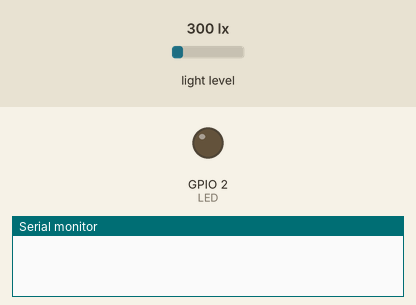
A sketch run on a simulated ESP8266 (NodeMCU). Parts: output pins drawn as LEDs (lit = HIGH), the last lines printed to the serial monitor. Inputs (shaded band) come from the test bench; at power-on: light level 300 lx. WiFi joins after 1.5 s; servers stay silent unless stated; random numbers use the default seed unless the sketch sets one; no MQTT or app messages arrive unless stated.

Above: at 0.0 s.
At 2.6 s:
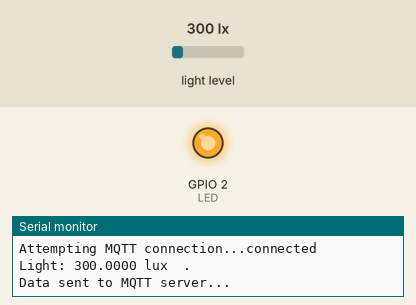
Timing chart, 0 to 4.1 s (numbered marks = the images above):
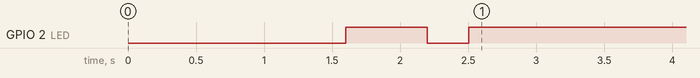

The sketch:

esp8266-tsl2561-wifimanager-mqtt.ino
```cpp
#include <ESP8266WiFi.h> // To connect to WiFi
#include <Wire.h>  // Only needed for Arduino 1.6.5 and earlier
#include <Adafruit_TSL2561_U.h> // TSL2561 sensor library
#include <PubSubClient.h>
#include <WiFiManager.h>
#include <Ticker.h>
Ticker ticker;

#ifndef LED_BUILTIN
#define LED_BUILTIN 13 // ESP32 DOES NOT DEFINE LED_BUILTIN
#endif

// For LED ticker
int LED = LED_BUILTIN;

// Initialise the TSL2561 sensor
Adafruit_TSL2561_Unified tsl = Adafruit_TSL2561_Unified(TSL2561_ADDR_FLOAT, 12345);

void tick()
{
  //toggle state
  digitalWrite(LED, !digitalRead(LED));     // set pin to the opposite state
}

//gets called when WiFiManager enters configuration mode
void configModeCallback (WiFiManager *myWiFiManager) {
  Serial.println("Entered config mode");
  Serial.println(WiFi.softAPIP());
  Serial.println(myWiFiManager->getConfigPortalSSID());
  ticker.attach(0.2, tick);
}

// Static IP address
IPAddress ip(192, 168, 1, 48); // Uses commas, not points!
IPAddress gateway(192, 168, 1, 254);
IPAddress subnet(255, 255, 255, 0);
IPAddress primary_dns(192, 168, 1, 254);

// MQTT credentials
const char* mqtt_server = "192.168.1.24"; // Okay to use points now...
const char* channel = "sensors";
const char* level = "upstairs";
const char* room = "dev";
WiFiClient espClient;
PubSubClient client(espClient);

// Configure the TSL2651 sensor
void configureSensor(void)
{
  /* You can also manually set the gain or enable auto-gain support */
  // tsl.setGain(TSL2561_GAIN_1X);      /* No gain ... use in bright light to avoid sensor saturation */
  // tsl.setGain(TSL2561_GAIN_16X);     /* 16x gain ... use in low light to boost sensitivity */
  tsl.enableAutoRange(true);            /* Auto-gain ... switches automatically between 1x and 16x */

  /* Changing the integration time gives you better sensor resolution (402ms = 16-bit data) */
  //tsl.setIntegrationTime(TSL2561_INTEGRATIONTIME_13MS);      /* fast but low resolution */
  //tsl.setIntegrationTime(TSL2561_INTEGRATIONTIME_101MS);  /* medium resolution and speed   */
  tsl.setIntegrationTime(TSL2561_INTEGRATIONTIME_402MS);  /* 16-bit data but slowest conversions */

  /* Update these values depending on what you've set above! */
  Serial.println("------------------------------------");
  Serial.print  ("Gain:         "); Serial.println("Auto");
  Serial.print  ("Timing:       "); Serial.println("402 ms");
  Serial.println("------------------------------------");
}

void setup() {
  WiFi.mode(WIFI_STA);
  delay(1000);
  Serial.begin(115200);
  pinMode(LED, OUTPUT); // Set LED pin as output
  ticker.attach(0.6, tick);
  //WiFiManager
  WiFiManager wm;
  // Set static IP address
  wm.setSTAStaticIPConfig(IPAddress(ip), IPAddress(gateway), IPAddress(subnet), IPAddress(primary_dns));
  //set callback that gets called when connecting to previous WiFi fails, and enters Access Point mode
  wm.setAPCallback(configModeCallback);
  if (!wm.autoConnect()) {
    Serial.println("Failed to connect and hit timeout");
    //reset and try again, or maybe put it to deep sleep
    ESP.restart();
    delay(1000);
  }
  Serial.println("");
  Serial.print("WiFi connected with IP ");
  Serial.println(WiFi.localIP());
  ticker.detach();
  digitalWrite(LED, HIGH);  //LOW = LED on, HIGH = LED off
  client.setServer(mqtt_server, 1883);
  Serial.println("Connected to MQTT server: " + String(mqtt_server));
  Serial.println("");
  Serial.println("Initialising TSL2561 sensor...");
  /* Initialise the sensor */
  //use tsl.begin() to default to Wire,
  //tsl.begin(&Wire2) directs api to use Wire2, etc.
  if(!tsl.begin())
  {
    Serial.print("Ooops, no TSL2561 detected ... Check your wiring or I2C ADDR!");
    while(1);
  }
  Serial.println("Found TSL2561 sensor!");
  configureSensor();
}

void reconnect() {
  while (!client.connected()) {
    Serial.print("Attempting MQTT connection...");
    // Create a random client ID
    String clientId = "ESP8266Client-";
    clientId += String(random(0xffff), HEX);
    if (client.connect(clientId.c_str())) {
      Serial.println("connected");
    } else {
      Serial.print("failed, rc=");
      Serial.print(client.state());
      Serial.println(" try again in 5 seconds");
      delay(5000);
    }
  }
}

void loop() {
  if (!client.connected()) {
    reconnect();
  }
  sensors_event_t event;                          // TSL2561
  tsl.getEvent(&event);                           // TSL2561
  Serial.print("Light: ");
  Serial.print(event.light, 4); Serial.print(" lux\t.");
  Serial.println("");
  String v1 = ("lux,room=" + String(room) + ",floor=" + String(level) + " value=" + String(event.light));
  client.publish(channel, v1.c_str(), true);
  Serial.println("Data sent to MQTT server...");
  delay(60000);
}
```
